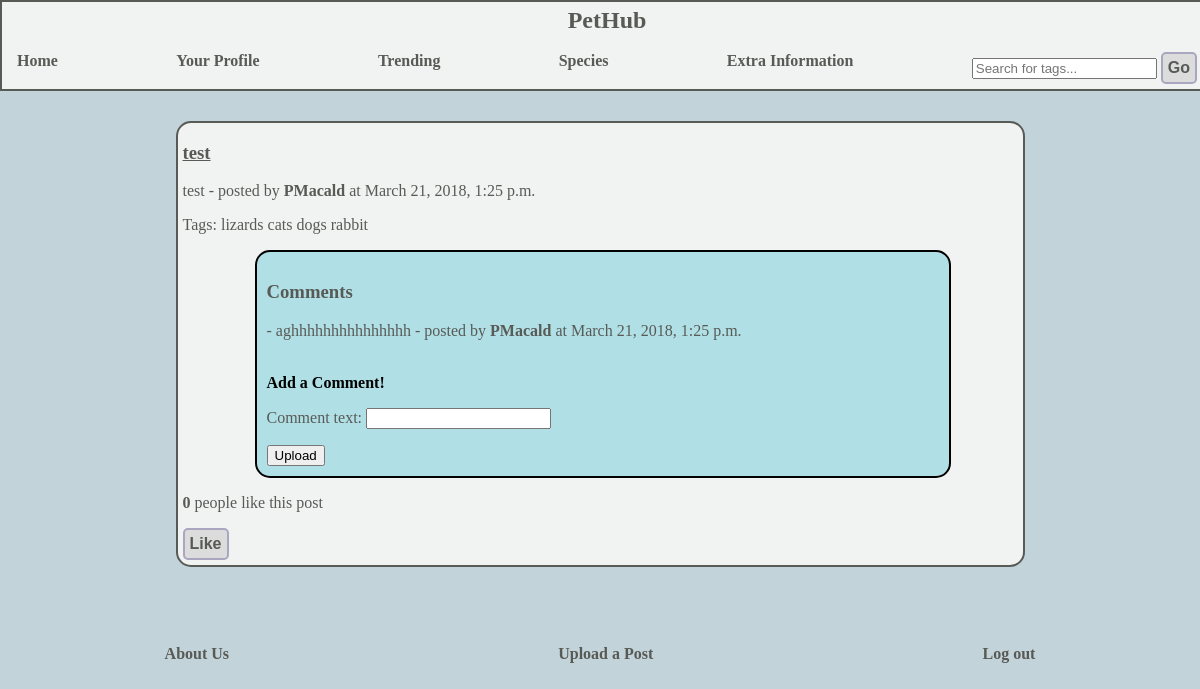
Screenshot of /pethub/add-comment/5/ (signed in) with the database file from the repository.
### pethub/models.py (models this page shows, shortened)
class Post(models.Model):
    title = models.CharField(max_length=100, default="")
    likes = models.IntegerField(default=0)
    liked_users =  models.ManyToManyField(User, related_name="liked",default=None)
    description = models.CharField(max_length=300,default="")
    picture = models.ImageField(upload_to="post_images",blank=True)
    upload_date = models.DateTimeField(auto_now_add=True)
    tags = TaggableManager(blank=True)
    user = models.ForeignKey(User, null=True)

class Comment(models.Model):
    comment_text = models.CharField(max_length=100, default="")
    upload_date = models.DateTimeField(auto_now_add=True)
    user = models.ForeignKey(User, null=True)
    post = models.ForeignKey(Post, null=True, related_name = "comments")

### pethub/views.py (the view)
# urls.py: url(r'^add-comment/(?P<post_id>\d+)/$', views.add_comment, name = 'add_comment'),
@login_required
def add_comment(request,post_id):
    uploaded = False
    post = Post.objects.get(id=post_id)
    if request.method == "POST":
            comment_form = CommentForm(data=request.POST)
            if comment_form.is_valid():
                comment = comment_form.save(commit=False)
                comment.user = request.user
                comment.post = post
                comment.save()
                uploaded = True
            else:
                print(comment_form.errors,comment_form.errors)
    else:
        comment_form = CommentForm()
    context_dict = {'comment_form': comment_form,
                       'uploaded': uploaded,
                    'post' : post,}
    return render(request, 'pethub/add-comment.html', context_dict)

### pethub/forms.py
class CommentForm(forms.ModelForm):
    class Meta:
        model = Comment
        fields = ('comment_text',)

### templates/pethub/add-comment.html (shortened to what this page needs)
{% extends "pethub/base.html" %}
{% load staticfiles %}
{% block body_block %}
<div id="add_comment_box">
<div >
<div class="post_container">
				<div class="post_title">
					<h3>{{post.title}}</h3>
				</div>
			<div class="post_description"/>
				<p>{{post.description}} - posted by <a href="{% url 'user_profile' %}{{ post.user.username }}">{{post.user.username}}</a> at {{post.upload_date}}</p>
			</div>
			<div class="post_tags">
				<p>Tags:
								{% if not post.tags.all %}
									No tags assigned
								{% else %}
									{% for tag in post.tags.all %}
											{{ tag.name }}
									{% endfor %}
								{% endif %}
				</p>
			</div>
					<div class="comments_container">
					<h3>Comments</h3>
						{% if post.comments.all %}
							{% for comment in post.comments.all %}
								<p>- {{comment.comment_text}} - posted by <a href="{% url 'user_profile' %}{{ post.user.username }}">{{comment.user.username}}</a> at {{comment.upload_date}}</p></br>
							{% endfor %}
						{% else %}
							<p>No comments to show.</p>
						{% endif %}
						<strong>Add a Comment!</strong>
						<form id="add_comment_form" method="post" action="{% url 'add_comment' %}{{ post.id }}/"
					enctype="multipart/form-data">
									{{ comment_form.as_p }}
							<input type="submit" name="submit" value="Upload" />
						</form>
					</div>
					<div class="post_likes"/>
						<p>
							<strong class="like_count" data-postid="{{post.id}}">{{post.likes}}</strong> people like this post
						</p>
					</div>
									{% if user.is_authenticated %}
										<button class="likes-button" data-postid="{{post.id}}"
																	class="btn btn-primary btn-sm" type="button">Like</button>
									{% endif %}
					</div>
	<br />
</div>
{% endblock %}

### static/css/styles.css (style rules this page uses)
body { background-color: #C2D3DA; margin: 0; }
p { font-family: Verdana; font-size: 16; color: #585A56; }
h3 { font-family: Verdana; color: #585A56; }
a { font-family: Verdana; font-size: 20; text-decoration: none; color: #585A56; font-weight: bolder; }
.post_container { position: relative; width: 70%; border-style: solid; border-width: 2px; border-color: #585A56; margin: 0 auto; padding-left: 5px; padding-bottom: 5px; margin-bottom: 10px; border-radius: 15px; background-color: #F1F3F2; }
.post_title h3 { text-decoration: underline; color: #585A56; }
.post_description { font-family: Verdana; font-size: 16; color: #585A56; }
.post_tags { font-size: 14; font-family: Verdana; color: #585A56; }
.comments_container { width: 80%; background-color: #b0e0e6; border-style: solid; border-width: 2px; border-radius: 15px; margin: 0 auto; padding: 10px; }
button { border-color: #ABA6BF; border-style: solid; border-width: 2px; border-radius: 5px; padding: 5px; background-color: #DCDCDC; text-align: centre; color: #585A56; font-size: 16px; font-weight: bolder; }

### rows the page displays
Post: title "test", description "test", user.username "PMacald", upload_date "March 21, 2018, 1:25 p.m.", likes "0"
Tag: name "lizards"
Tag: name "cats"
Tag: name "dogs"
Tag: name "rabbit"
Comment: comment_text "aghhhhhhhhhhhhhhh", user.username "PMacald", upload_date "March 21, 2018, 1:25 p.m."
